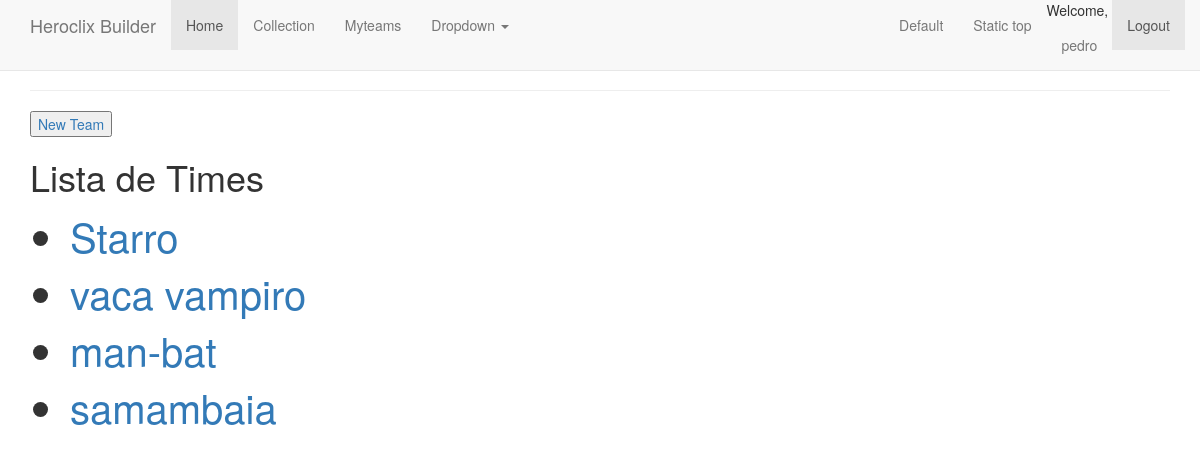
Before: /myteam (signed in) with the older database file.
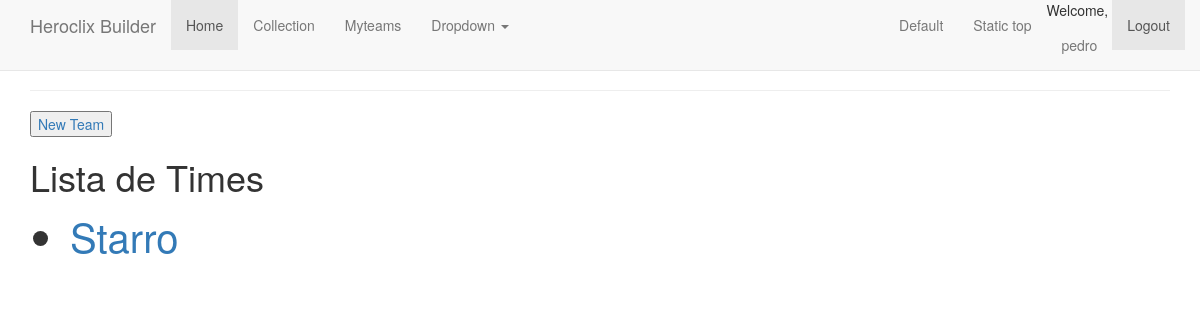
After: the same page with the newer database file.
### app/models.py (models this page shows, shortened)
class User(UserMixin, db.Model):
    id = db.Column(db.Integer, primary_key=True)
    username = db.Column(db.String(64), index=True, unique=True)
    email = db.Column(db.String(128), index=True, unique=True)
    password_hash = db.Column(db.String(128))
    team = db.relationship('Team', backref='team_owner', lazy='dynamic')

class Team(db.Model):
    id = db.Column(db.Integer, primary_key=True)
    team_name = db.Column(db.String(64), index=True)
    team_point = db.Column(db.Integer, index=True)
    team_desc = db.Column(db.String(64), index=True)
    user_id = db.Column(db.Integer, db.ForeignKey('user.id'))
    pieces_team = db.relationship('Pieces', secondary=team_and_pieces, backref=db.backref('teampi', lazy='dynamic'))

### app/routes.py (the view)
@app.route('/myteam')
@login_required
def myteam():
    myteam = Team.query.filter_by(user_id=current_user.id)
    return render_template('myteam.html', myteam=myteam, title='Team')

### app/models.py (called while the page is built)
@login.user_loader
def load_user(id):
    return User.query.get(int(id))

### app/templates/myteam.html
{% extends "layout.html" %}
{% block content %}
<button type="button"><a href="{{url_for('newteam', id=current_user.id)}}">New Team</a></button>
 <h1> Lista de Times </h1>
    <div>
        <ul>
         {% for myteam in myteam %}
          <li style="font-size: 30pt"><a href="{{ url_for('teampi', id=myteam.id) }}">{{ myteam.team_name }}</a></li>
         {% endfor %}
        </ul>
    </div>
{% endblock %}

### app/templates/layout.html (shortened to what this page needs)
<!DOCTYPE html>
<html lang="en">
  <head>
    <link rel="stylesheet" href="https://maxcdn.bootstrapcdn.com/bootstrap/3.3.7/css/bootstrap.min.css">
    <link href="{{ url_for('static', filename="css/bootstrap.min.css") }}" rel="stylesheet">
    <link href="{{ url_for('static', filename="css/ie10-viewport-bug-workaround.css") }}" rel="stylesheet">
    <link href="{{ url_for('static', filename="css/navbar-fixed-top.css") }}" rel="stylesheet">
  </head>
  <body>
    <nav class="navbar navbar-default navbar-fixed-top">
      <div class="container">
        <div class="navbar-header">
          <a class="navbar-brand" href="/index">Heroclix Builder</a>
        </div>
        <div id="navbar" class="navbar-collapse collapse">
          <ul class="nav navbar-nav">
            <li class="active"><a href="{{ url_for('index') }}">Home</a></li>
            <li><a href="{{ url_for('collection') }}">Collection</a></li>
            <li><a href="{{ url_for('myteam') }}">Myteams</a></li>
            <li class="dropdown">
              <a href="#" class="dropdown-toggle" data-toggle="dropdown" role="button" aria-haspopup="true" aria-expanded="false">Dropdown <span class="caret"></span></a>
            </li>
          </ul>
          <ul class="nav navbar-nav navbar-right">
            <li><a href="../navbar/">Default</a></li>
            <li><a href="../navbar-static-top/">Static top</a></li>
            {% if current_user.is_anonymous %}
              <li class="active"><a href="{{ url_for('login') }}">Login<span class="sr-only">(current)</span></a></li>
            {% else %}
              <li>Welcome, <a href="{{ url_for('user', username=current_user.username) }}">{{ current_user.username }}</a></li>
              <li class="active"><a href="{{ url_for('logout') }}">Logout<span class="sr-only">(current)</span></a></li>
            {% endif %}
          </ul>
        </div>
      </div>
    </nav>
    <div class="container">
      <hr>
      {% block content %}{% endblock %}
    </div>
  </body>
</html>

### app/static/css/navbar-fixed-top.css (style rules this page uses)
body { min-height: 2000px; padding-top: 70px; }

Changed rows visible on the page:
removed Team: team_name "vaca vampiro"
removed Team: team_name "man-bat"
removed Team: team_name "samambaia"
